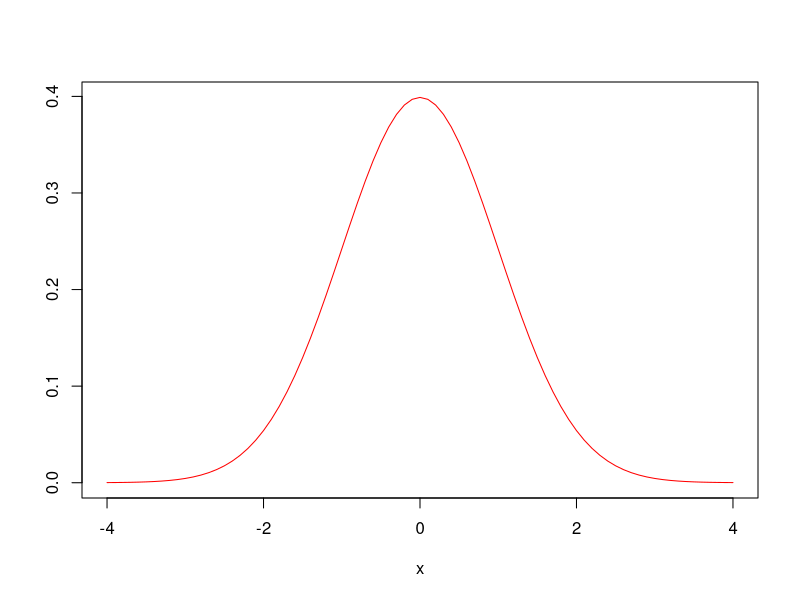
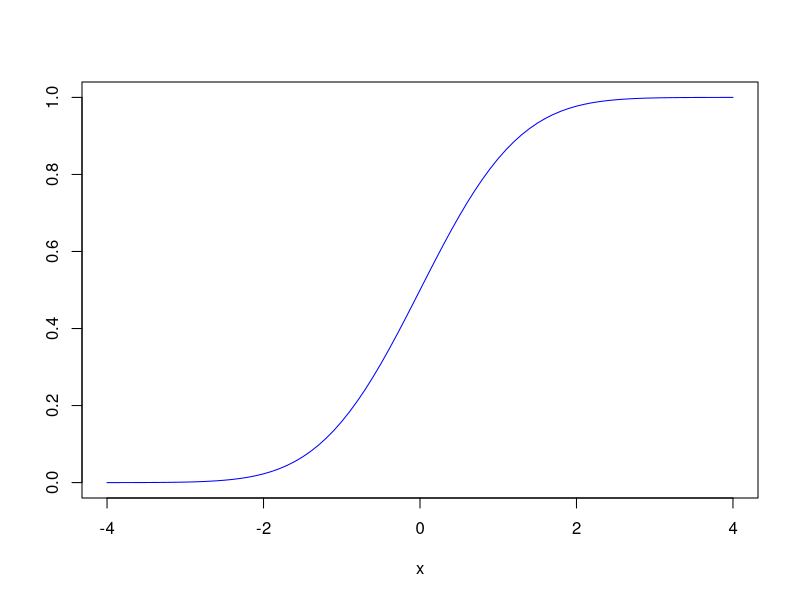
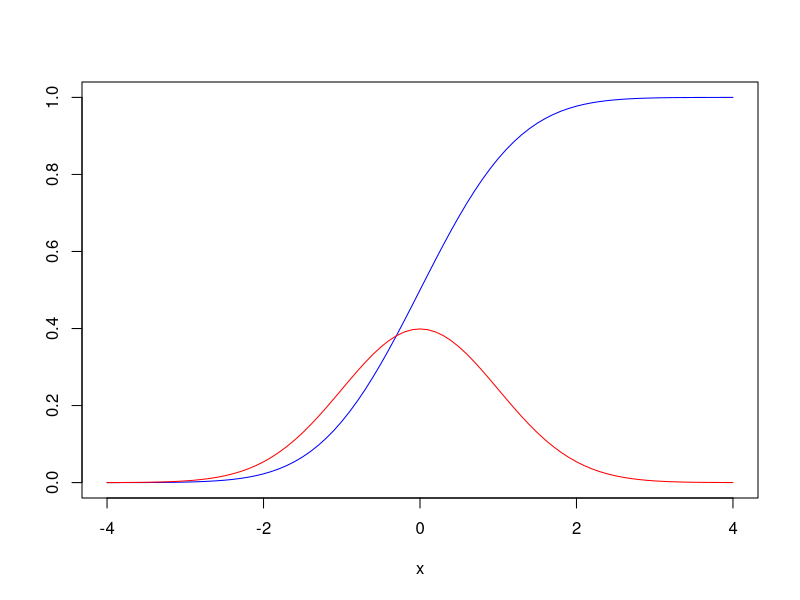
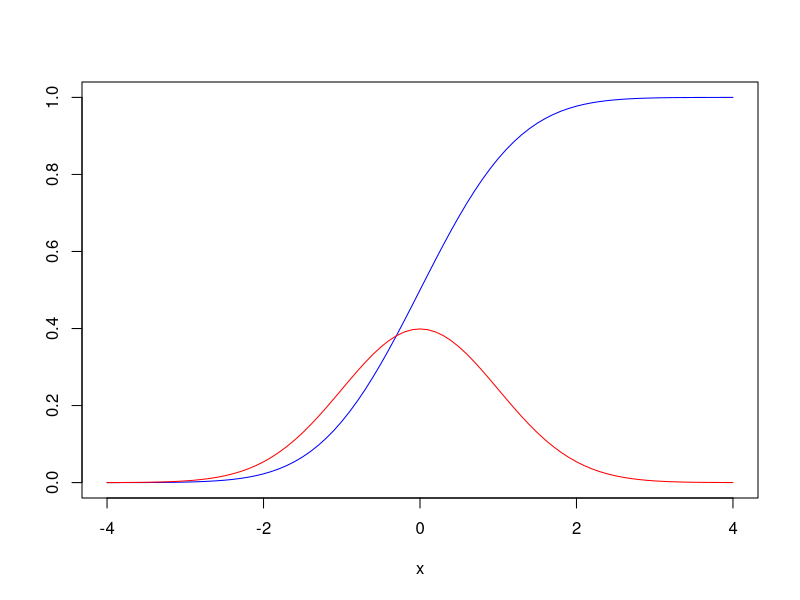

Write R code to recreate these figures, in order.
## ---- chunk 1
knitr::opts_chunk$set(echo = TRUE)
## ---- chunk 2
x<-seq(-4,4,0.1) #secuencia -4 a 4 con espaciamiento de 0.1
y2<-dnorm(x)# la probabilidad puntual 
sum(y2)#suma casi 1  
plot(x,y2,type="l", col="red",ylab="") # Grafica Función de probabilidad o funcion de densidad
## ---- chunk 3
y1<-pnorm(x)# probabilidad de que la variable aleatoria X tome un valor menor o igual que x  
plot(x,y1,type="l", col="blue",ylab="")

## ---- chunk 4
plot(x,y1,type="l",col="blue",ylab="")
points(x,y2,type="l", col="red",ylab="")
## ---- chunk 5
#otra forma
plot(x,y1,type="l", col="blue",ylab="")
lines(x,y2,type="l",col="red",ylab="")
## ---- chunk 6
pnorm(0.975)
